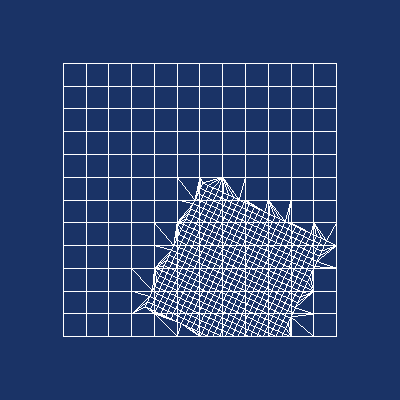

The Python source for this figure:
#!/usr/bin/env python

# Demonstrate vtkImprintFilter by imprinting a rotated plane onto a target
# plane and rendering the wireframe result.

# Factory overrides
import vtkmodules.vtkInteractionStyle  # noqa: F401
import vtkmodules.vtkRenderingFreeType  # noqa: F401
import vtkmodules.vtkRenderingOpenGL2  # noqa: F401

from vtkmodules.vtkCommonTransforms import vtkTransform
from vtkmodules.vtkFiltersGeneral import vtkTransformPolyDataFilter
from vtkmodules.vtkFiltersModeling import vtkImprintFilter
from vtkmodules.vtkFiltersSources import vtkPlaneSource
from vtkmodules.vtkRenderingCore import (
    vtkActor,
    vtkPolyDataMapper,
    vtkRenderWindow,
    vtkRenderWindowInteractor,
    vtkRenderer,
)

resolution = 12

# Target plane
plane_1 = vtkPlaneSource()
plane_1.SetXResolution(resolution)
plane_1.SetYResolution(resolution)
plane_1.SetOrigin(0, 0, 0)
plane_1.SetPoint1(10, 0, 0)
plane_1.SetPoint2(0, 10, 0)

# Imprint plane (rotated)
plane_2 = vtkPlaneSource()
plane_2.SetXResolution(2 * resolution)
plane_2.SetYResolution(2 * resolution)
plane_2.SetOrigin(2.25, 2.25, 0)
plane_2.SetPoint1(7.25, 2.25, 0)
plane_2.SetPoint2(2.25, 7.25, 0)

x_form = vtkTransform()
x_form.RotateZ(-25)

x_form_f = vtkTransformPolyDataFilter()
x_form_f.SetInputConnection(plane_2.GetOutputPort())
x_form_f.SetTransform(x_form)

# Imprint filter
imprint = vtkImprintFilter()
imprint.SetTargetConnection(plane_1.GetOutputPort())
imprint.SetImprintConnection(x_form_f.GetOutputPort())
imprint.SetTolerance(0.001)
imprint.Update()

mapper = vtkPolyDataMapper()
mapper.SetInputConnection(imprint.GetOutputPort())

actor = vtkActor()
actor.SetMapper(mapper)
actor.GetProperty().SetRepresentationToWireframe()

# Renderer
renderer = vtkRenderer()
renderer.AddActor(actor)
renderer.SetBackground(0.1, 0.2, 0.4)

# Window
render_window = vtkRenderWindow()
render_window.AddRenderer(renderer)
render_window.SetSize(400, 400)
render_window.SetWindowName("imprint rotated plane")

# Scene
renderer.ResetCamera()

# Interactor
interactor = vtkRenderWindowInteractor()
interactor.SetRenderWindow(render_window)

interactor.Initialize()
interactor.Start()
